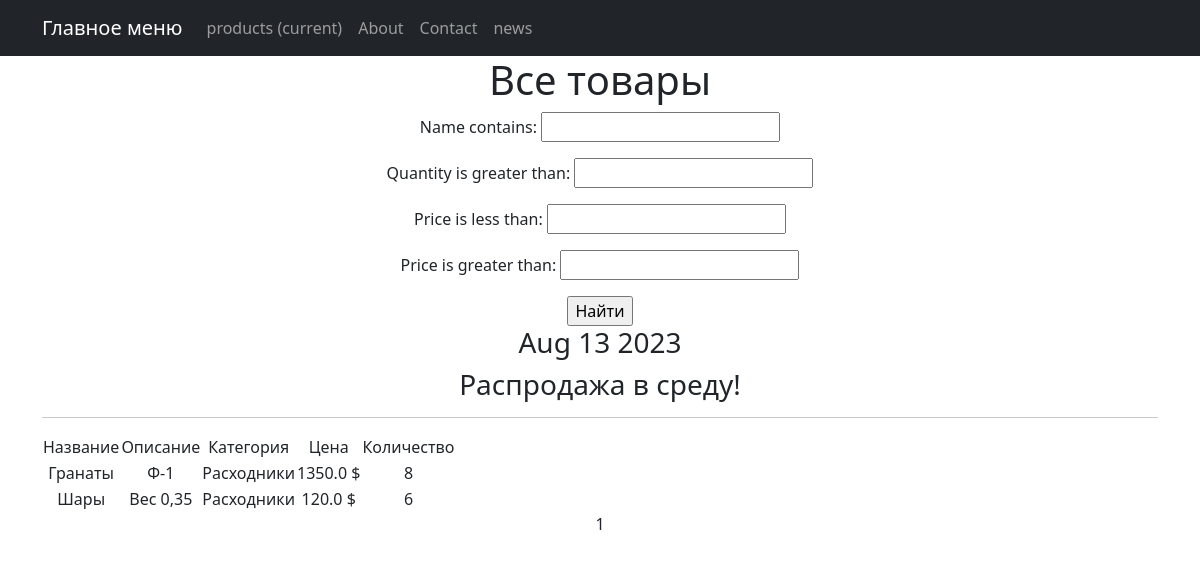
Before: /products/ with the older database file.
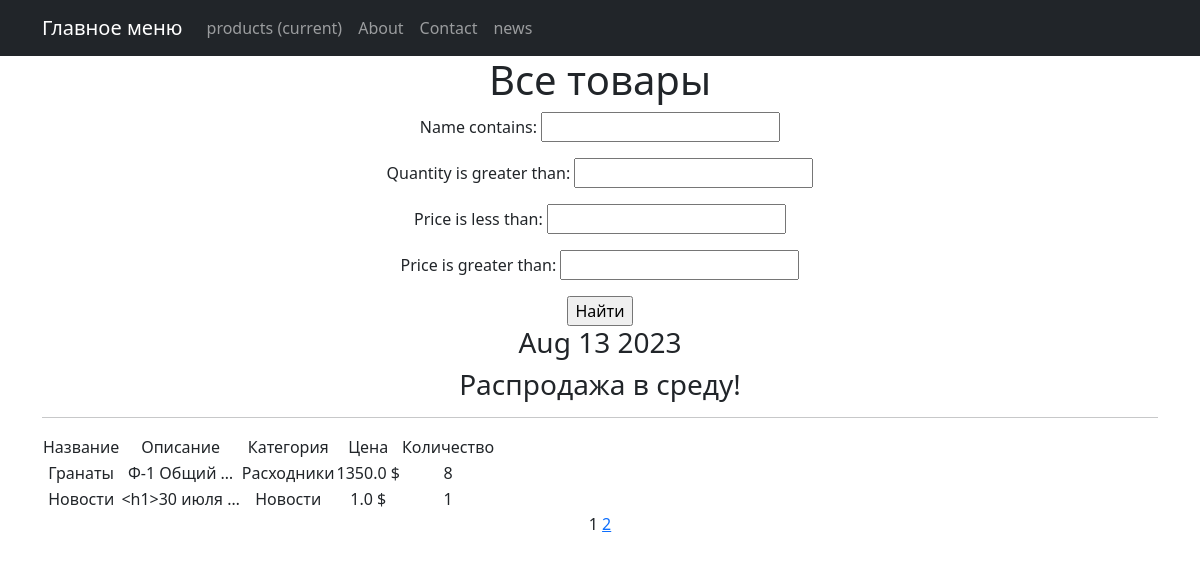
After: the same page with the newer database file.
### simpleapp/models.py (models this page shows, shortened)
class Product(models.Model):
    name = models.CharField(
        max_length=50,
        unique=True, # названия товаров не должны повторяться
    )
    description = models.TextField()
    quantity = models.IntegerField(
        validators=[MinValueValidator(0)],
    )
    category = models.ForeignKey(
        to='Category',
        on_delete=models.CASCADE,
        related_name='products', # все продукты в категории будут доступны через поле products
    )
    price = models.FloatField(
        validators=[MinValueValidator(0.0)],
    )

class Category(models.Model):
    name = models.CharField(max_length=100, unique=True)

### simpleapp/views.py (the view)
# urls.py: path('', ProductsList.as_view(), name="product_list"),
class ProductsList(ListView):
    model = Product
    ordering = 'name'
    template_name = 'products.html'
    context_object_name = 'products'
    paginate_by = 2  # вот так мы можем указать количество записей на странице
    def get_queryset(self):
        queryset = super().get_queryset()
        self.filterset = ProductFilter(self.request.GET, queryset)
        return self.filterset.qs
    def get_context_data(self, **kwargs):
        context = super().get_context_data(**kwargs)
        context['time_now'] = datetime.utcnow()
        context['next_sale'] = "Распродажа в среду!"
        context['filterset'] = self.filterset
        return context

### simpleapp/templatetags/custom_filters.py (called while the page is built)
@register.filter()
def currency(value, code='rub'):
   postfix = CURRENCIES_SYMBOLS[code]
   return f'{value} {postfix}'

### simpleapp/templatetags/custom_tags.py (called while the page is built)
@register.simple_tag()
def current_time(format_string='%b %d %Y'):
   return datetime.utcnow().strftime(format_string)

@register.simple_tag(takes_context=True)
def url_replace(context, **kwargs):
   d = context['request'].GET.copy()
   for k, v in kwargs.items():
       d[k] = v
   return d.urlencode()

### templates/products.html (shortened to what this page needs)
{% extends 'flatpages/default.html' %}
{% load custom_filters %}
{% load custom_tags %}
{% block content %}
<h1>Все товары</h1>
<form action="" method="get">
    {{ filterset.form.as_p }}
    <input type="submit" value="Найти" />
</form>
<h3>{% current_time '%b %d %Y' %}</h3>
<h3> {{ next_sale|default_if_none:"Чуть позже сообщим о распродаже!" }} </h3>
<hr>
{% if products %}
<table>
    <tr>
        <td>Название</td>
        <td>Описание</td>
        <td>Категория</td>
        <td>Цена</td>
        <td>Количество</td>
    </tr>
    {% for product in products %}
    <tr>
        <td>{{ product.name }}</td>
        <td>{{ product.description |truncatewords:2 }}</td>
        <td>{{ product.category.name }}</td>
        <td>{{ product.price|currency:"usd" }}</td>
        <td>{{ product.quantity }}</td>
    </tr>
    {% endfor %}
</table>
{% else %}
<h2>Товаров нет!</h2>
{% endif %}
{{ page_obj.number }}
{% if page_obj.has_next %}
<a href="?{% url_replace page=page_obj.next_page_number %}">{{ page_obj.next_page_number }}</a>
{% endif %}
{% endblock content %}

### templates/flatpages/default.html (shortened to what this page needs)
<!DOCTYPE html>
<html lang="en">
<head>
    {% load static %}
    <link href="{%static 'css/styles.css' %}" rel="stylesheet" />
</head>
<body>
    <nav class="navbar navbar-expand-lg navbar-dark bg-dark static-top">
        <div class="container">
            <a class="navbar-brand" href="/home">Главное меню</a>
            <div class="collapse navbar-collapse" id="navbarResponsive">
                <ul class="navbar-nav ml-auto">
                    <li class="nav-item active">
                        <a class="nav-link" href="/products">products
                            <span class="sr-only">(current)</span>
                        </a>
                    </li>
                    <li class="nav-item">
                        <a class="nav-link" href="/about/">About</a>
                    </li>
                    <li class="nav-item">
                        <a class="nav-link" href="/contact/">Contact</a>
                    </li>
                    <li class="nav-item">
                        <a class="nav-link" href="/news/">news</a>
                    </li>
                </ul>
            </div>
        </div>
    </nav>
    <div class="container">
        <div class="row">
            <dir class="col-lg-12 text-center">
                {% block content %}
                {% endblock content %}
            </dir>
        </div>
    </div>
</body>
</html>

Changed rows visible on the page:
no longer on this page (row unchanged): Product: name "Шары", description "Вес 0,35", category.name "Расходники", price "120.0 $", quantity "6"
changed Product "Гранаты": description "Ф-1" → "Ф-1 Общий …"
added Product: name "Новости", description "<h1>30 июля …", category.name "Новости", price "1.0 $", quantity "1"
Other visible differences:
{{ page_obj.next_page_number }}: (not shown) → "2"
